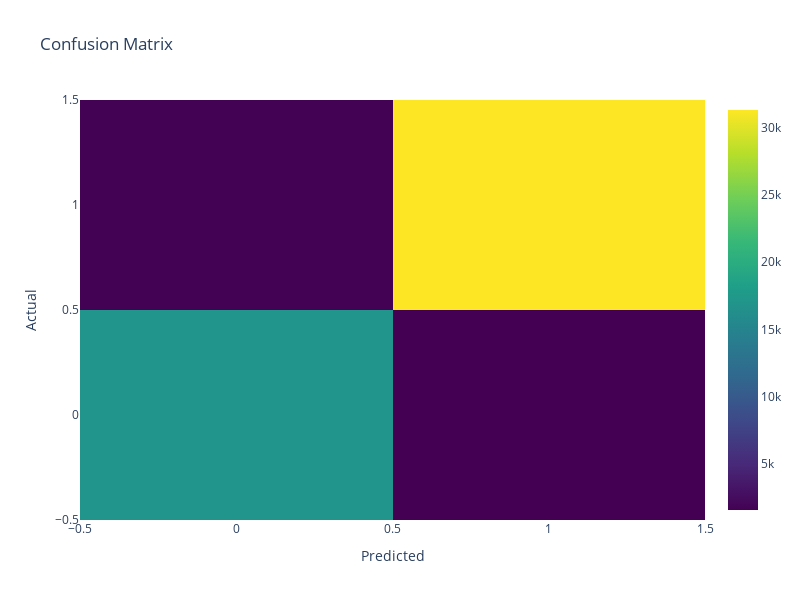

Notebook code for this chart:
### Code cell
#plotting the confusion matrix
cm = confusion_matrix(y_test, y_predictions)
fig = go.Figure(go.Heatmap(z=cm, x=model.classes_, y=model.classes_, colorscale='Viridis'))
fig.update_layout(title='Confusion Matrix',
                  xaxis_title='Predicted',
                  yaxis_title='Actual',
                  width=800,
                  height=600)
fig.show()

### Figure 1 — Plotly figure (JSON) as saved in the notebook; plotly's stock layout.template omitted (floating-point values rounded to 4 significant figures)
{"data": [{"colorscale": [[0, "#440154"], [0.1111, "#482878"], [0.2222, "#3e4989"], [0.3333, "#31688e"], [0.4444, "#26828e"], [0.5556, "#1f9e89"], [0.6667, "#35b779"], [0.7778, "#6ece58"], [0.8889, "#b5de2b"], [1, "#fde725"]], "type": "heatmap", "x": [0, 1], "y": [0, 1], "z": [[16999, 1601], [1650, 31285]]}], "layout": {"height": 600, "title": {"text": "Confusion Matrix"}, "width": 800, "xaxis": {"title": {"text": "Predicted"}}, "yaxis": {"title": {"text": "Actual"}}}}
